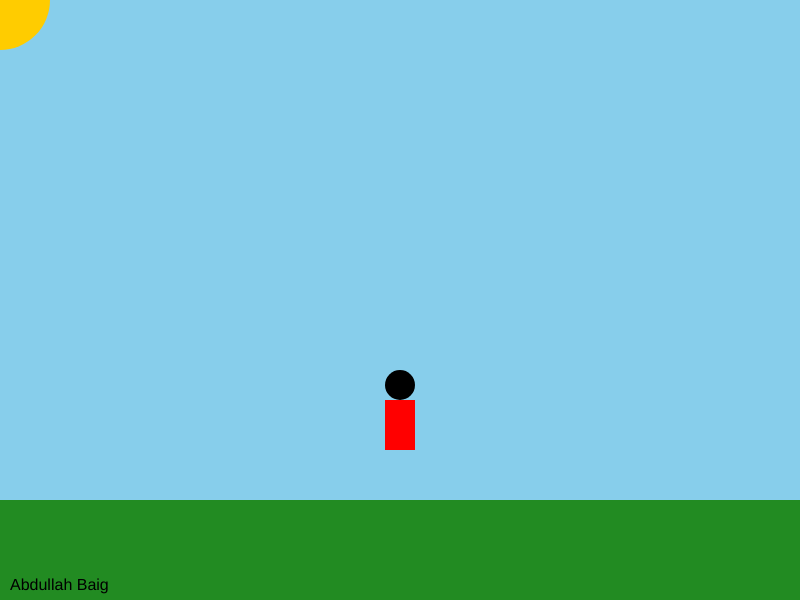
Frame 1 (no input)
Frame 60 (no input): identical to frame 1, image omitted
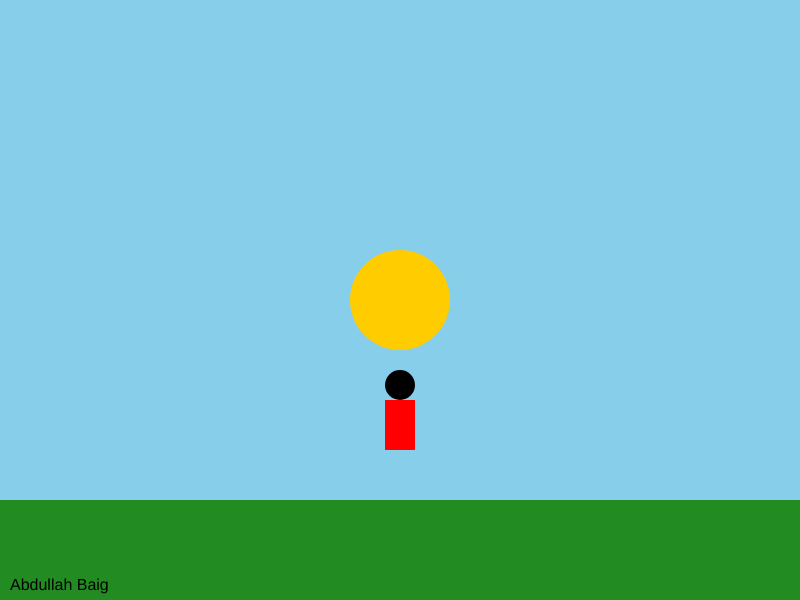
Frame 120 (the mouse pressed at the canvas centre since frame 60)

The p5.js sketch that drew these frames (run headless with seeded random() and noise() and a simulated clock; from frame 60 on, the mouse is pressed at the canvas centre):

// p5.js sketch
// ── sketch.js
// Interactive Scene
// Abdullah Baig
// Date
//
// Extra for Experts:
// - describe what you did to take this project "above and beyond"

// Person position
let personX, personY;

// backgrounds
let currentBack = 0;

function setup() {
  createCanvas(800, 600);
  personX = width / 2;
  personY = height - 150;
}

function draw() {
  drawBackground();
  drawSun();
  drawGrass();
  drawPerson();
  drawName();
}

// Background 
function drawBackground() {
  if (currentBack == 0) {
    background(135, 206, 235);
  } else if (currentBack == 1) {
    background(25, 25, 112);
  } else if (currentBack == 2) {
    background(255, 153, 51);
  } else if (currentBack == 3) {
    background(102, 255, 178);
  }
}

// Sun following the Mouse
function drawSun() {
  fill(255, 204, 0);
  noStroke();
  ellipse(mouseX, mouseY, 100, 100);
}

// Grass
function drawGrass() {
  fill(34, 139, 34);
  rect(0, height - 100, width, 100);
}

// Person
function drawPerson() {
  fill(255, 0, 0);
  rect(personX - 15, personY - 50, 30, 50); // body

  fill(0);
  ellipse(personX, personY - 65, 30, 30); // head
}

// Name in corner
function drawName() {
  fill(0);
  textSize(16);
  text("Abdullah Baig", 10, height - 10);
}

// Move person with arrow keys
function keyPressed() {
  if (keyCode === LEFT_ARROW) {
    personX -= 10;
  } else if (keyCode === RIGHT_ARROW) {
    personX += 10;
  } else if (keyCode === UP_ARROW) {
    personY -= 10;
  } else if (keyCode === DOWN_ARROW) {
    personY += 10;
  } else if (key === 'r' || key === 'R') {
    // Reset position
    personX = width / 2;
    personY = height - 150;
  }
}

// click the centre of mouse to change backround
function mousePressed() {
  if (mouseButton === CENTER) {
    currentBack = (currentBack + 1) % 4;
  }
}
